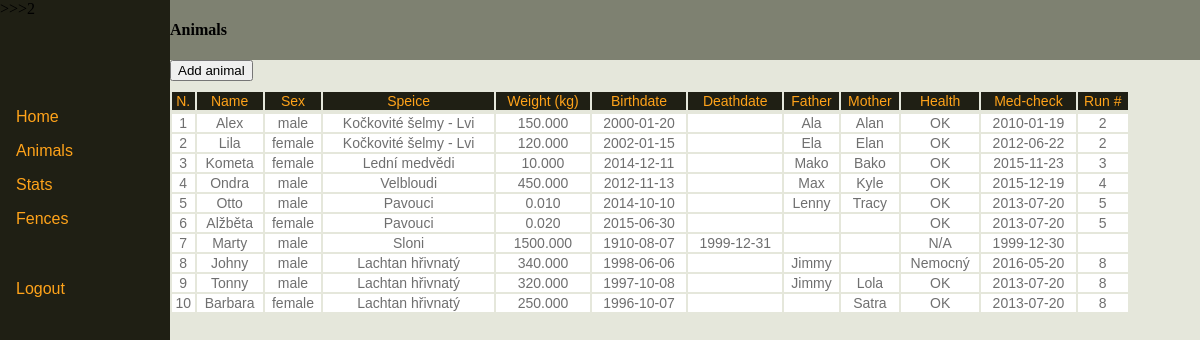
The page /animals.php (signed in) on the database its author committed.
### tables this page shows
CREATE TABLE Zvire (
  kod_zvirete INTEGER NOT NULL AUTO_INCREMENT,
  jmeno VARCHAR(20),
  pohlavi VARCHAR(10) CHECK (pohlavi = 'female' OR pohlavi = 'male' OR pohlavi = 'N/A' or pohlavi = 'hermafrodit'),
  zarazeni VARCHAR(50) NOT NULL,
  hmotnost DECIMAL(8,3) CHECK (hmotnost > 0),  
  datum_narozeni DATE,
  datum_umrti DATE,
  matka VARCHAR(20),
  otec VARCHAR (20),
  zdarvotni_stav VARCHAR(20) NOT NULL CHECK(zdarvotni_stav = 'OK' OR zdarvotni_stav = 'Nemocný' OR zdarvotni_stav = 'N/A'),
  pos_zdrav_prohlidka DATE,
  cislo_vybehu SMALLINT,

  CONSTRAINT PK_kod_zvirete PRIMARY KEY (kod_zvirete),

  CONSTRAINT FK_Vybeh
      FOREIGN KEY (cislo_vybehu)
      REFERENCES Vybeh(cislo_vybehu)

);

### animals.php (the view, shortened to what this page needs)
<?php
  require_once 'db.php';
?>
<!DOCTYPE HTML PUBLIC "-//W3C//DTD HTML 4.01 Transitional//EN">
<html>
<head>
<link rel="stylesheet" href="style.css" type="text/css" >
</head>
<body>
  <div id="sidebar">
    <?php require_once 'sidebar.php' ?>
  </div>
  <div id="header">
    Animals
  </div>
  <div id="content">
    <form action="animalAdd.php">
        <input  type="submit" value="Add animal" />
    </form>
    <table class="display">
      <tbody>
        <tr>
          <th>N.</th>
          <th>Name</th>
          <th>Sex</th>
          <th>Speice</th>
          <th>Weight (kg)</th>
          <th>Birthdate</th>
          <th>Deathdate</th>
          <th>Father</th>
          <th>Mother</th>
          <th>Health</th>
          <th>Med-check</th>
          <th>Run #</th>
        </tr><tr></tr>
        <?php
        $q='SELECT * FROM Zvire';
        $res=$db->query($q);
        while($row=$res->fetch_assoc())
        {
          echo "<tr>";
          foreach($row as $key => $value)
          {
            if($value)
            {
              echo "<td>".$value."</td>";
            }
            else {
              echo "<td></td>";
            }
          }
          echo "</tr>";
        }
        ?>
  </div>
</body>
</html>

### style.css (style rules this page uses)
table.display { font-family: helvetica; font-size: 14; width: 80%; position: absolute; top: 30px }
table.display th { background-color: #1f1f14 ; color: #ffa31a; font-weight: normal; text-align: center; }
table.display td { background-color: white; color: rgb(111, 111, 111); text-align: center; }
#sidebar { position:fixed; height: 100%; top: 0; left: 0; width:170px; background: #1f1f14; }
#header { position: fixed; left:170px; top: 0; width: 100%; height: 60px; background: #7e8171; text-align: left; line-height: 60px; font-weight: bold; }
#content { position: fixed; background: #e5e7db; height: 100%; top: 60px; left: 170px; width: 100%; }

### rows shown on the page
zvire: kod_zvirete "1", jmeno "Alex", pohlavi "male", zarazeni "Kočkovité šelmy - Lvi", hmotnost "150.000", datum_narozeni "2000-01-20", matka "Ala", otec "Alan", zdarvotni_stav "OK", pos_zdrav_prohlidka "2010-01-19", cislo_vybehu "2"
zvire: kod_zvirete "2", jmeno "Lila", pohlavi "female", zarazeni "Kočkovité šelmy - Lvi", hmotnost "120.000", datum_narozeni "2002-01-15", matka "Ela", otec "Elan", zdarvotni_stav "OK", pos_zdrav_prohlidka "2012-06-22", cislo_vybehu "2"
zvire: kod_zvirete "3", jmeno "Kometa", pohlavi "female", zarazeni "Lední medvědi", hmotnost "10.000", datum_narozeni "2014-12-11", matka "Mako", otec "Bako", zdarvotni_stav "OK", pos_zdrav_prohlidka "2015-11-23", cislo_vybehu "3"
zvire: kod_zvirete "4", jmeno "Ondra", pohlavi "male", zarazeni "Velbloudi", hmotnost "450.000", datum_narozeni "2012-11-13", matka "Max", otec "Kyle", zdarvotni_stav "OK", pos_zdrav_prohlidka "2015-12-19", cislo_vybehu "4"
zvire: kod_zvirete "5", jmeno "Otto", pohlavi "male", zarazeni "Pavouci", hmotnost "0.010", datum_narozeni "2014-10-10", matka "Lenny", otec "Tracy", zdarvotni_stav "OK", pos_zdrav_prohlidka "2013-07-20", cislo_vybehu "5"
zvire: kod_zvirete "6", jmeno "Alžběta", pohlavi "female", zarazeni "Pavouci", hmotnost "0.020", datum_narozeni "2015-06-30", zdarvotni_stav "OK", pos_zdrav_prohlidka "2013-07-20", cislo_vybehu "5"
zvire: kod_zvirete "7", jmeno "Marty", pohlavi "male", zarazeni "Sloni", hmotnost "1500.000", datum_narozeni "1910-08-07", datum_umrti "1999-12-31", zdarvotni_stav "N/A", pos_zdrav_prohlidka "1999-12-30"
zvire: kod_zvirete "8", jmeno "Johny", pohlavi "male", zarazeni "Lachtan hřivnatý", hmotnost "340.000", datum_narozeni "1998-06-06", matka "Jimmy", zdarvotni_stav "Nemocný", pos_zdrav_prohlidka "2016-05-20", cislo_vybehu "8"
zvire: kod_zvirete "9", jmeno "Tonny", pohlavi "male", zarazeni "Lachtan hřivnatý", hmotnost "320.000", datum_narozeni "1997-10-08", matka "Jimmy", otec "Lola", zdarvotni_stav "OK", pos_zdrav_prohlidka "2013-07-20", cislo_vybehu "8"
zvire: kod_zvirete "10", jmeno "Barbara", pohlavi "female", zarazeni "Lachtan hřivnatý", hmotnost "250.000", datum_narozeni "1996-10-07", otec "Satra", zdarvotni_stav "OK", pos_zdrav_prohlidka "2013-07-20", cislo_vybehu "8"

### other values the page prints
$_SESSION['priv'] "2"
